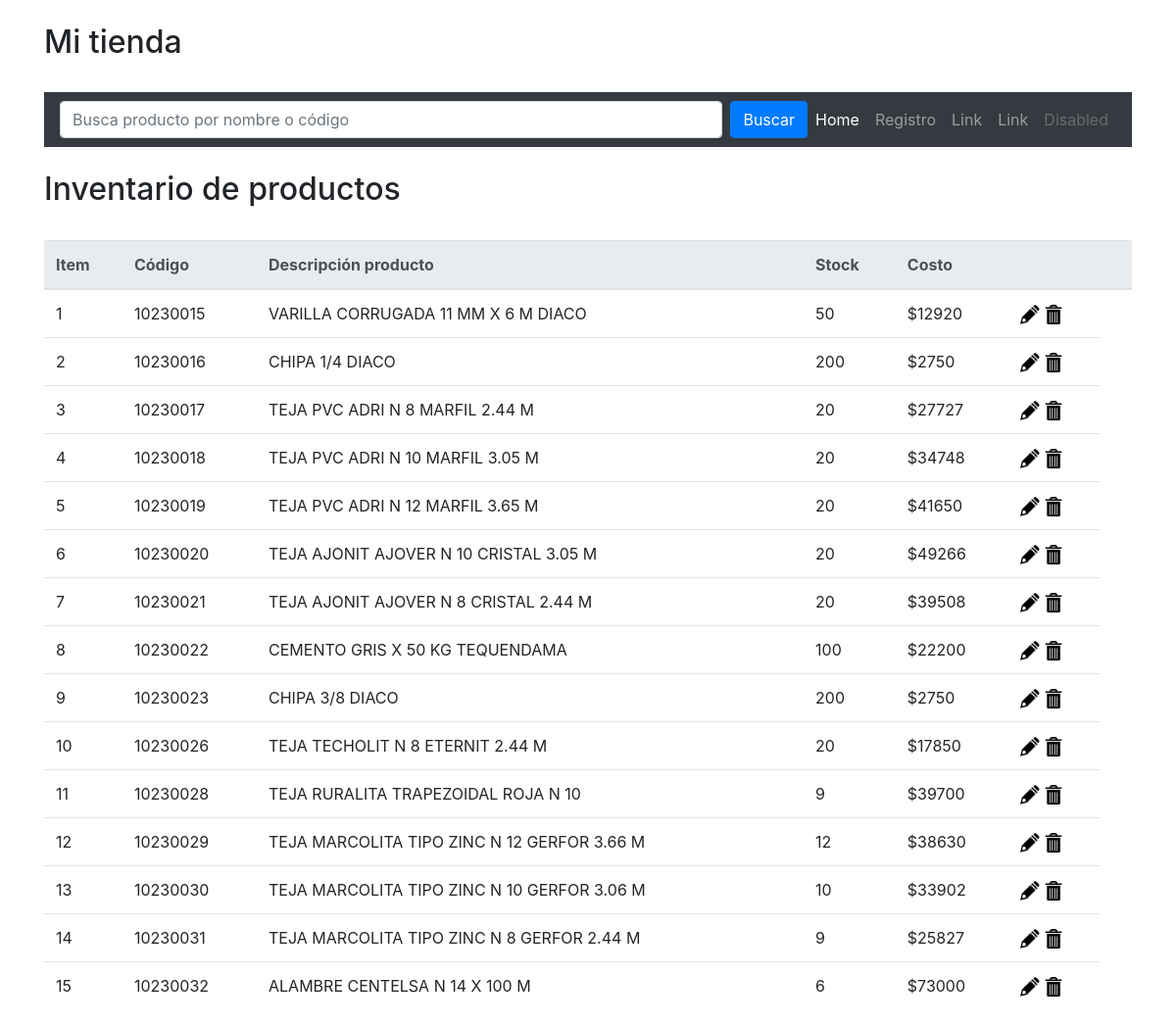
Before: /main.php with the older database file.
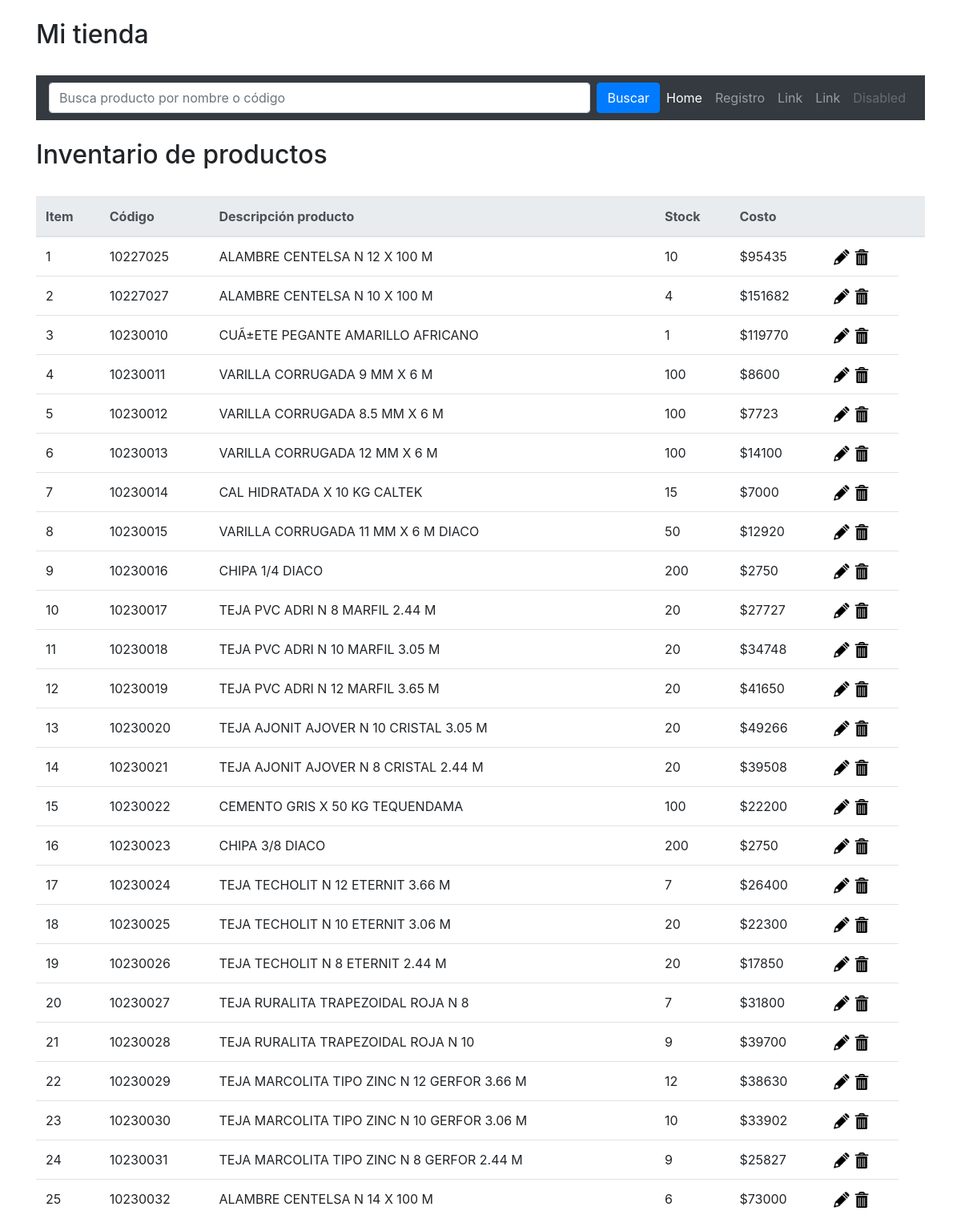
After: the same page with the newer database file.
### tables this page shows
CREATE TABLE `productos` (
  `item` bigint(20) UNSIGNED NOT NULL,
  `codprod` varchar(8) NOT NULL,
  `nomprod` varchar(60) NOT NULL,
  `cantprod` smallint(6) DEFAULT '0',
  `pcosto` double DEFAULT NULL,
  `imagen` varchar(50) DEFAULT NULL
);

### main.php (the view, shortened to what this page needs)
<!doctype html>
<html lang="en">
  <head>
    <link rel="stylesheet" href="https://stackpath.bootstrapcdn.com/bootstrap/4.3.1/css/bootstrap.min.css">
  </head>
  <body>
  <header>
      <br>
    <div class="container">
      <h2>Mi tienda</h2>
      <br>
    <nav class="navbar navbar-expand-sm bg-dark navbar-dark">
        <input class="form-control mr-sm-2" name="consulta" id="consult" type="text" placeholder="Busca producto por nombre o código">
        <a class="btn btn-primary" href="index.php?search">Buscar</a>
        <ul class="navbar-nav">
    <li class="nav-item active">
      <a class="nav-link" href="index.php">Home</a>
    </li>
    <li class="nav-item ">
      <a class="nav-link" href="view_create.php">Registro</a>
    </li>
    <li class="nav-item">
      <a class="nav-link" href="#">Link</a>
    </li>
    <li class="nav-item">
      <a class="nav-link" href="#">Link</a>
    </li>
    <li class="nav-item">
      <a class="nav-link disabled" href="#">Disabled</a>
    </li>
  </ul>
    </nav>
    <br>
  </header>
  <div class="container">
  <h2>Inventario de productos</h2><br>
  <table class="table">
    <thead class="thead-light">
      <tr>
      <th>Item</th>
      <th>Código</th>
            <th>Descripción producto</th>
            <th>Stock</th>
            <th>Costo</th>
            <th></th>
            <th></th>
      </tr>
    </thead>
    <tbody>
          <?php
            include "database.php";
            $n=1;
              $sql="SELECT * FROM productos";
              $result=$conn->query($sql);
              if($result->num_rows > 0){
                  while ($row = $result->fetch_assoc()) {
                    echo "<tr><td>".$n."</td>";
                      echo "<td>".$row['codprod']."</td>";
                      echo "<td>".$row['nomprod']."</td>";
                      echo "<td>".$row['cantprod']."</td>";
                      echo "<td>$".$row['pcosto']."</td>
                      <td><a href='form_update.php?id=".$row['item']."&cod=".$row['codprod']."&nom=".$row['nomprod']."&cant=".$row['cantprod']."'><img src='icons/edit_icon.png' width='20'></a>
                      <a href='delete.php?id=".$row['item']."&cod=".$row['codprod']."'><img src='icons/delecte_icon.png' width='20'></a></td></tr>";
                      $n++;
                  }
              }else{
                  echo "<div class=alert alert-success>
                  <strong>!no hay productos registrados!.</strong>
              </div>";
              }
      ?>
    </tbody>
  </table>
</body>
  </body>
</html>

Changed rows visible on the page:
added productos: codprod "10227025", nomprod "ALAMBRE CENTELSA N 12 X 100 M", cantprod "10", pcosto "95435"
added productos: codprod "10227027", nomprod "ALAMBRE CENTELSA N 10 X 100 M", cantprod "4", pcosto "151682"
added productos: codprod "10230010", nomprod "CUÃ±ETE PEGANTE AMARILLO AFRICANO", cantprod "1", pcosto "119770"
added productos: codprod "10230011", nomprod "VARILLA CORRUGADA 9 MM X 6 M", cantprod "100", pcosto "8600"
added productos: codprod "10230012", nomprod "VARILLA CORRUGADA 8.5 MM X 6 M", cantprod "100", pcosto "7723"
added productos: codprod "10230013", nomprod "VARILLA CORRUGADA 12 MM X 6 M", cantprod "100", pcosto "14100"
added productos: codprod "10230014", nomprod "CAL HIDRATADA X 10 KG CALTEK", cantprod "15", pcosto "7000"
added productos: codprod "10230024", nomprod "TEJA TECHOLIT N 12 ETERNIT 3.66 M", cantprod "7", pcosto "26400"
added productos: codprod "10230025", nomprod "TEJA TECHOLIT N 10 ETERNIT 3.06 M", cantprod "20", pcosto "22300"
added productos: codprod "10230027", nomprod "TEJA RURALITA TRAPEZOIDAL ROJA N 8", cantprod "7", pcosto "31800"
